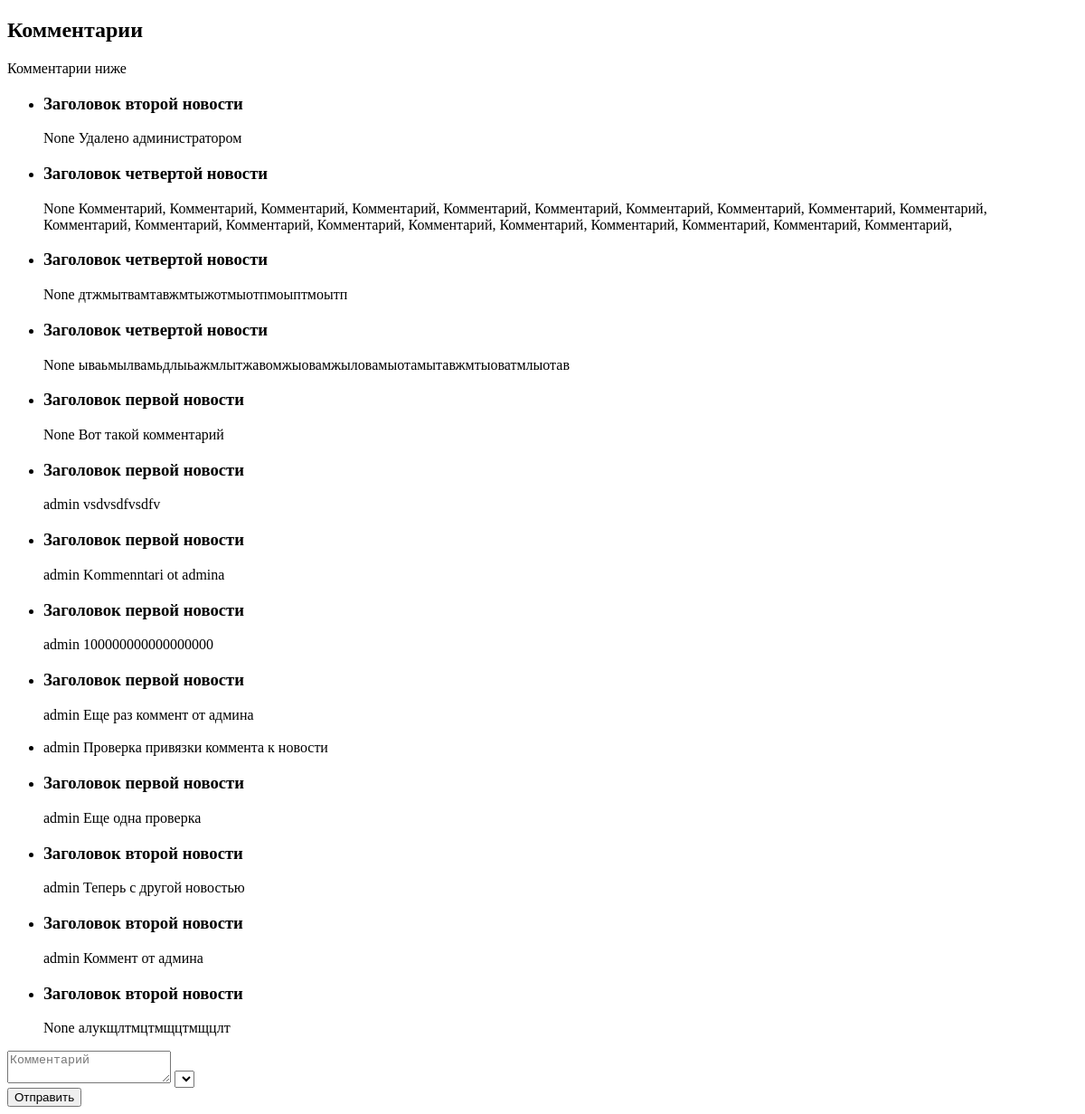
/news/comments/, run on an earlier commit of the app's database.
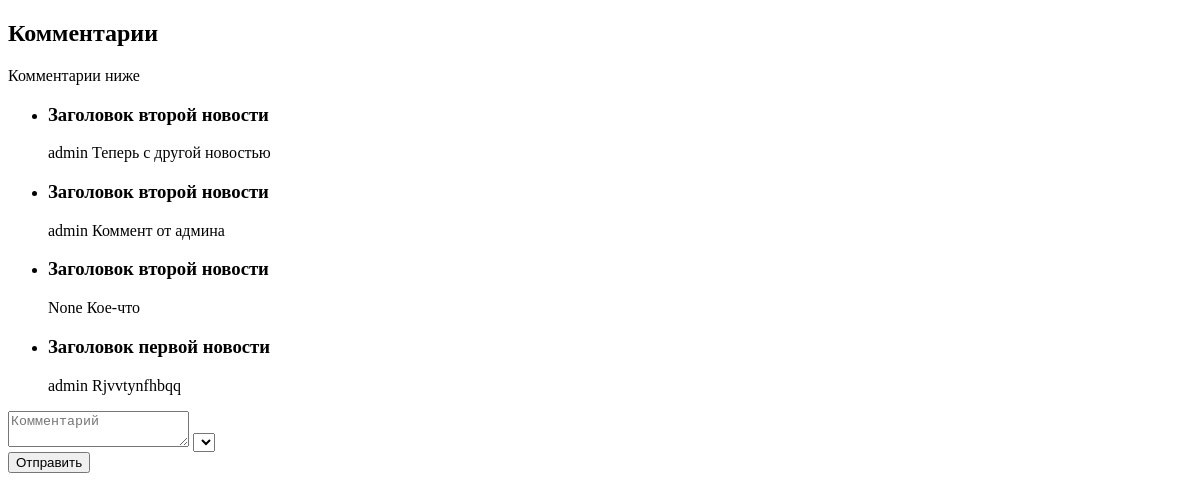
And on a later commit of the database.
### news/models.py (models this page shows)
class Comment(models.Model):
    user = models.ForeignKey(
        User,
        verbose_name='Пользователь',
        default=None, null=True,
        on_delete=models.CASCADE,
        related_name='user',
        blank=True
    )
    anonusername = models.CharField(verbose_name='Имя пользователя', max_length=100)
    comment = models.TextField(verbose_name='Комментарий', max_length=1000)
    news = models.ForeignKey(
        'News',
        verbose_name='Новость',
        default=None, null=True,
        on_delete=models.CASCADE,
        related_name='news',
        blank=True
    )

class News(models.Model):
    author = models.ForeignKey(
        'Profile',
        verbose_name='Автор',
        default=None, null=True,
        on_delete=models.CASCADE,
        related_name='author',
        blank=True
    )
    title = models.CharField(verbose_name='Заголовок', max_length=100)
    content = models.CharField(verbose_name='Содержание', max_length=100)
    tags = TaggableManager()
    created_at = models.DateTimeField(verbose_name='Дата создания', auto_now_add=True)
    updated_at = models.DateTimeField(verbose_name='Дата обновления', auto_now=True)
    interest = models.BooleanField(verbose_name='Активность', default=False)
    class Meta:
        verbose_name = 'новость'
        verbose_name_plural = 'новости'
        permissions = (
            ('can_edit', 'может добавлять'),
        )

### news/views.py (the view)
# urls.py: path('news/comments/', views.CommentListView.as_view(), name='comment_list'),
class CommentListView(generic.ListView):
    model = Comment
    template_name = 'news_detail.html'
    context_object_name = 'comment_list'

### news/templates/news/comment_list.html (shortened to what this page needs)
<!DOCTYPE html>
<html lang="ru">
<head>
</head>
<body>
    <div>
        <h2>Комментарии</h2>
            {% if comment_list %}
            <p>Комментарии ниже</p>
                <ul>
                    {% for comment in comment_list %}
                                <li>
                                    <h3>{{ comment.news.title }}</h3>
                                        {{ comment.user }}
                                        {{ comment.comment }}
                                </li>
                    {% endfor %}
                </ul>
            {% else %}
                <p>Комментариев пока нет</p>
            {% endif %}
        <form method="post">
            <div>
                <textarea placeholder="Комментарий"></textarea>
                <select></select>
            </div>
            <button type="submit">Отправить</button>
        </form>
    </div>
</body>
</html>

What changed in the data, as far as the page shows it:
removed Comment: news "Заголовок второй новости", user "None", comment "Удалено администратором"
removed Comment: news "Заголовок четвертой новости", user "None", comment "Комментарий, Комментарий, Комментарий, Комментарий, Комментарий, Комментарий, Комментарий, Комментарий, Комментарий, Комментарий, Комментарий, Комментарий, Комментарий, Комментарий, Комментарий, Комментарий, Комментарий, Комментарий, Комментарий, Комментарий,"
removed Comment: news "Заголовок четвертой новости", user "None", comment "дтжмытвамтавжмтыжотмыотпмоыптмоытп"
removed Comment: news "Заголовок четвертой новости", user "None", comment "ываьмылвамьдлыьажмлытжавомжыовамжыловамыотамытавжмтыоватмлыотав"
removed Comment: news "Заголовок первой новости", user "None", comment "Вот такой комментарий"
removed Comment: news "Заголовок первой новости", user "admin", comment "vsdvsdfvsdfv"
removed Comment: news "Заголовок первой новости", user "admin", comment "Kommenntari ot admina"
removed Comment: news "Заголовок первой новости", user "admin", comment "100000000000000000"
removed Comment: news "Заголовок первой новости", user "admin", comment "Еще раз коммент от админа"
removed Comment: user "admin", comment "Проверка привязки коммента к новости"
removed Comment: news "Заголовок первой новости", user "admin", comment "Еще одна проверка"
removed Comment: news "Заголовок второй новости", user "None", comment "алукщлтмцтмщцтмщцлт"
added Comment: news "Заголовок второй новости", user "None", comment "Кое-что"
added Comment: news "Заголовок первой новости", user "admin", comment "Rjvvtynfhbqq"
